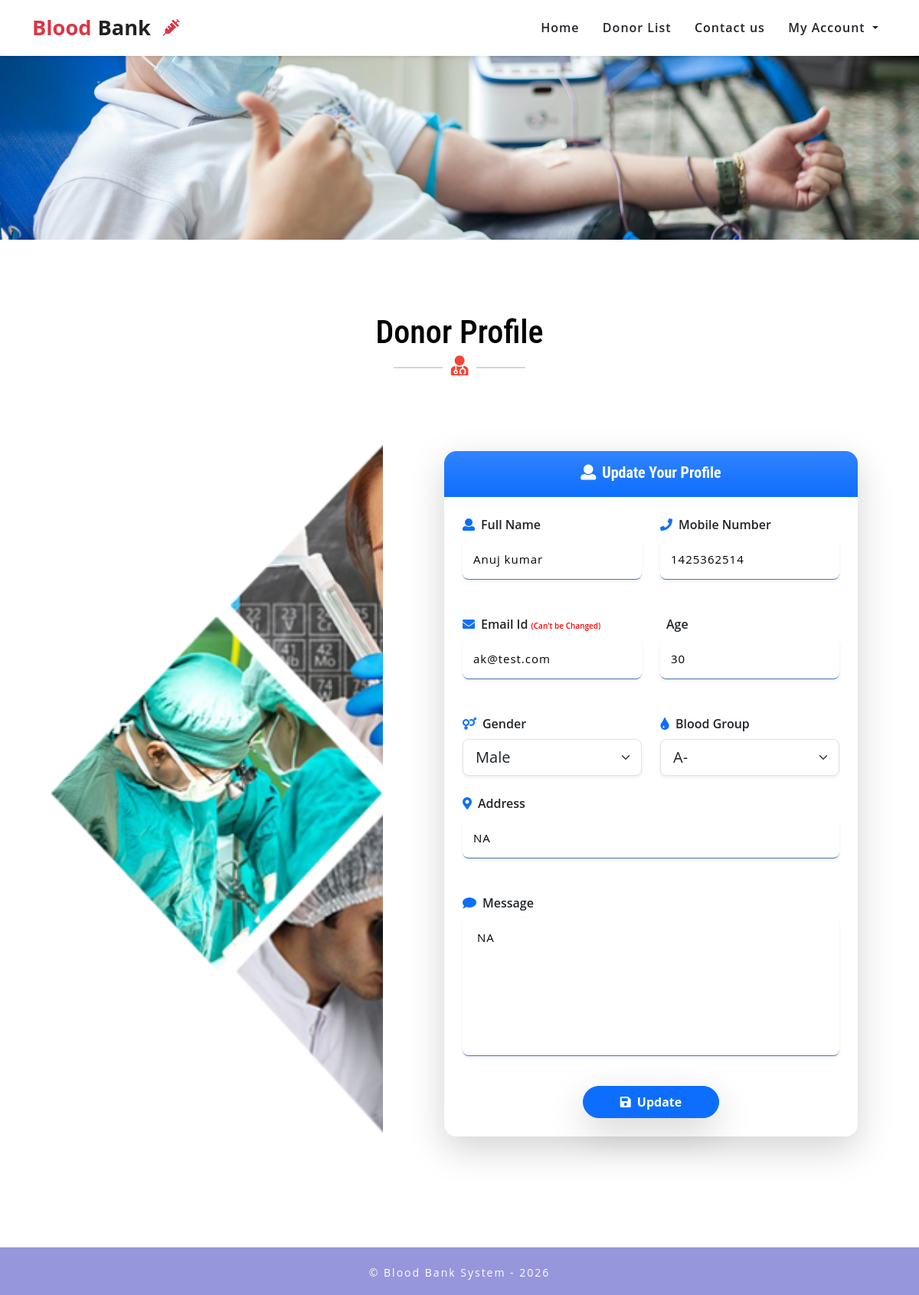
The page /profile.php (signed in) on the database its author committed.
### tables this page shows
CREATE TABLE `tblblooddonars` (
  `id` int(11) NOT NULL,
  `FullName` varchar(100) DEFAULT NULL,
  `MobileNumber` char(11) DEFAULT NULL,
  `EmailId` varchar(100) DEFAULT NULL,
  `Gender` varchar(20) DEFAULT NULL,
  `Age` int(11) DEFAULT NULL,
  `BloodGroup` varchar(20) DEFAULT NULL,
  `Address` varchar(255) DEFAULT NULL,
  `Message` mediumtext DEFAULT NULL,
  `PostingDate` timestamp NOT NULL DEFAULT current_timestamp(),
  `status` int(1) DEFAULT NULL,
  `Password` varchar(250) DEFAULT NULL
);

### profile.php (the view, shortened to what this page needs)
<?php
include_once('includes/config.php');
?>
<?php include_once('includes/header.php'); ?>
<div class="inner-banner-w3ls">
</div>
<div class="agileits-contact py-5">
	<div class="py-xl-5 py-lg-3">
		<div class="w3ls-titles text-center mb-5">
			<h3 class="title">Donor Profile</h3>
			<span>
				<i class="fas fa-user-md"></i>
			</span>
		</div>
		<div class="d-flex">
			<div class="col-lg-5 w3_agileits-contact-left"></div>
			<div class="col-lg-7 contact-right-w3l">
				<div class="card shadow-lg border-0 rounded-4">
					<div class="card-header bg-primary bg-gradient text-white text-center py-3 border-0 rounded-top-4">
						<h5 class="mb-1 fw-bold"><i class="fas fa-user me-2"></i>Update Your Profile</h5>
					</div>
					<div class="card-body p-4">
						<form action="#" method="post">
							<div class="row g-4">
								<?php
								$uid = $_SESSION['bbdmsdid'];
								$sql = "SELECT * from  tblblooddonars where id=:uid";
								$query = $dbh->prepare($sql);
								$query->bindParam(':uid', $uid, PDO::PARAM_STR);
								$query->execute();
								$results = $query->fetchAll(PDO::FETCH_OBJ);
								if ($query->rowCount() > 0) {
									foreach ($results as $row) { ?>
										<div class="col-md-6">
											<label for="fullname" class="form-label fw-semibold"><i class="fas fa-user me-2 text-primary"></i>Full Name</label>
											<input type="text" class="form-control form-control-lg rounded-3 shadow-sm" name="fullname" id="fullname" value="<?php echo $row->FullName; ?>">
										</div>
										<div class="col-md-6">
											<label for="mobileno" class="form-label fw-semibold"><i class="fas fa-phone me-2 text-primary"></i>Mobile Number</label>
											<input type="text" class="form-control form-control-lg rounded-3 shadow-sm" name="mobileno" id="mobileno" required maxlength="10" pattern="[0-9]+" value="<?php echo $row->MobileNumber; ?>">
										</div>
										<div class="col-md-6">
											<label for="emailid" class="form-label fw-semibold"><i class="fas fa-envelope me-2 text-primary"></i>Email Id <span style="color:red; font-size:10px;">(Can't be Changed)</span></label>
											<input type="email" name="emailid" class="form-control form-control-lg rounded-3 shadow-sm" value="<?php echo $row->EmailId; ?>" readonly>
										</div>
										<div class="col-md-6">
											<label for="age" class="form-label fw-semibold"><i class="fas fa-user-clock me-2 text-primary"></i>Age</label>
											<input type="text" class="form-control form-control-lg rounded-3 shadow-sm" name="age" id="age" required value="<?php echo $row->Age; ?>">
										</div>
										<div class="col-md-6">
											<label for="gender" class="form-label fw-semibold"><i class="fas fa-venus-mars me-2 text-primary"></i>Gender</label>
											<select required class="form-select form-select-lg rounded-3 shadow-sm" name="gender">
												<option value="<?php echo $row->Gender; ?>"><?php echo $row->Gender; ?></option>
											</select>
										</div>
										<div class="col-md-6">
											<label for="bloodgroup" class="form-label fw-semibold"><i class="fas fa-tint me-2 text-primary"></i>Blood Group</label>
											<select name="bloodgroup" class="form-select form-select-lg rounded-3 shadow-sm" required>
												<option value="<?php echo $row->BloodGroup; ?>"><?php echo $row->BloodGroup; ?></option>
											</select>
										</div>
										<div class="col-12">
											<label for="address" class="form-label fw-semibold"><i class="fas fa-map-marker-alt me-2 text-primary"></i>Address</label>
											<input type="text" class="form-control form-control-lg rounded-3 shadow-sm" name="address" id="address" required value="<?php echo $row->Address; ?>">
										</div>
										<div class="col-12">
											<label for="message" class="form-label fw-semibold"><i class="fas fa-comment me-2 text-primary"></i>Message</label>
											<textarea class="form-control form-control-lg rounded-3 shadow-sm" name="message" rows="4" required><?php echo $row->Message; ?></textarea>
										</div>
								<?php $cnt = $cnt + 1;
									}
								} ?>
								<div class="col-12 text-center mt-3">
									<button type="submit" class="btn btn-primary px-5 py-2 fw-bold rounded-pill shadow-lg" name="update">
										<i class="fas fa-save me-2"></i>Update
									</button>
								</div>
							</div>
						</form>
					</div>
				</div>
			</div>
		</div>
	</div>
</div>
<?php include('includes/footer.php'); ?>

### css/style.css (style rules this page uses)
body { padding: 0; margin: 0; background: #FFF; font-family: 'Open Sans', sans-serif; }
h1, h2, h3, h4, h5, h6 { margin: 0; padding: 0; font-family: 'Roboto Condensed', sans-serif; }
label { margin: 0; }
.form-control { border-radius: 0px }
h3.title { color: #000; font-size: 42px; }
.w3ls-titles span { position: relative; }
.w3ls-titles span:before { content: " "; background: #d6d6d6; width: 64px; height: 2px; position: absolute; top: 9px; left: -75px; }
.w3ls-titles span:after { content: " "; background: #d6d6d6; width: 64px; height: 2px; position: absolute; top: 9px; right: -75px; }
.w3ls-titles i { color: #f44336; font-size: 26px; margin-top: 5px; }
.inner-banner-w3ls { background: url(../images/carousel-4.jpg) no-repeat center; background-size: cover; -webkit-background-size: cover; -moz-background-size: cover; -o-background-size: cover; -moz-background-size: cover; height: 20vw; }
.w3_agileits-contact-left { background: url(../images/b2.png) no-repeat 0px 0px; background-size: cover; min-height: 533px; }
.contact-right-w3l input[type="text"], .contact-right-w3l input[type="email"], .contact-right-w3l textarea, .contact-right-w3l select.form-control { font-size: 15px; border: none; border-bottom: 1px solid #4575bd; background: #fff; box-shadow: 1px 3px 5px rgba(0, 0, 0, 0.28); outline: none; margin-bottom: 1.5em; padding: 14px; letter-spacing: 1px; color: #000; box-sizing: border-box; }
.contact-right-w3l textarea { outline: none; resize: none; height: 180px; }
.contact-right-w3l { padding: 3em 5em; }

### includes/footer.php (style rules this page uses)
html, body { height: 100%; }
body { display: flex; flex-direction: column; min-height: 100vh; }

### rows shown on the page
tblblooddonars: fullname "Anuj kumar", mobileno "1425362514", emailid "ak@test.com", age "30", gender "Male", bloodgroup "A-", address "NA", message "NA"
